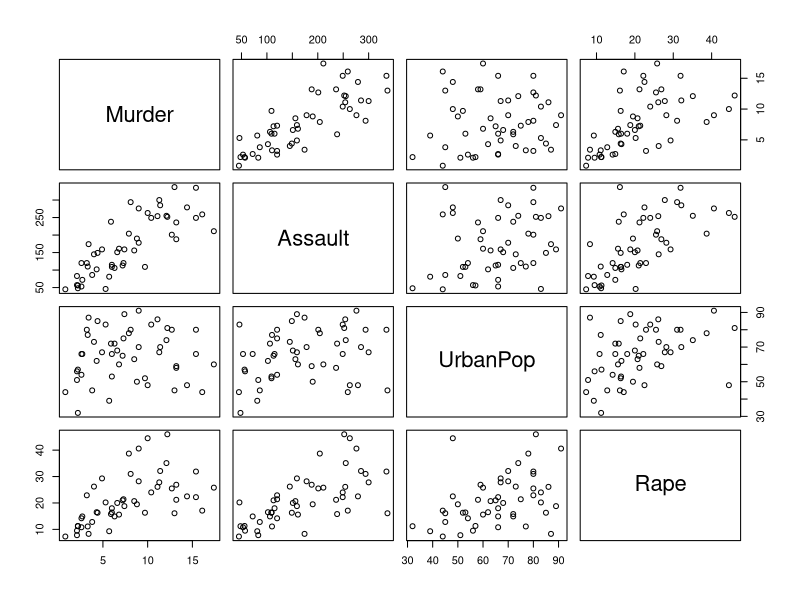
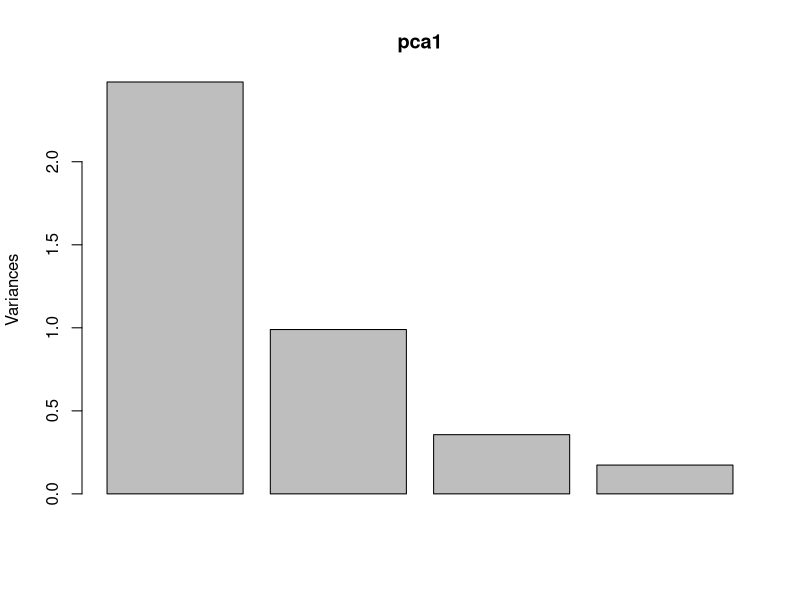
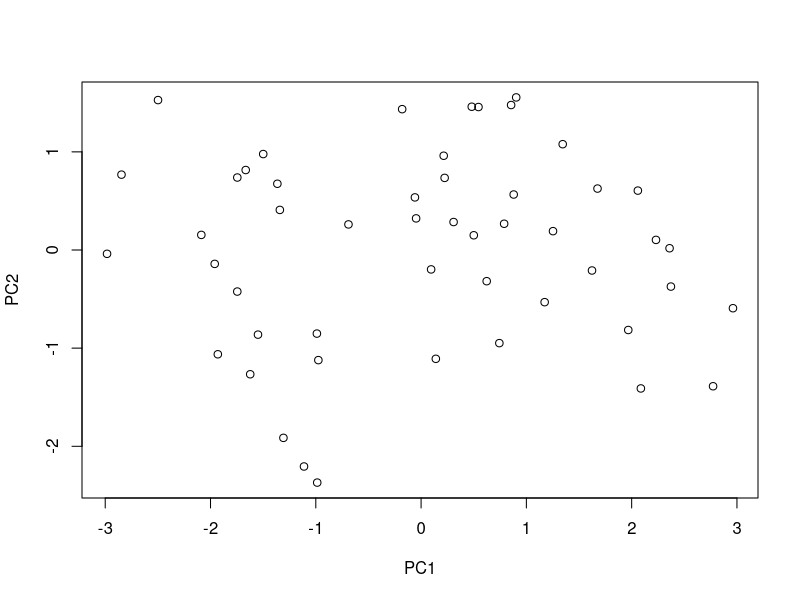
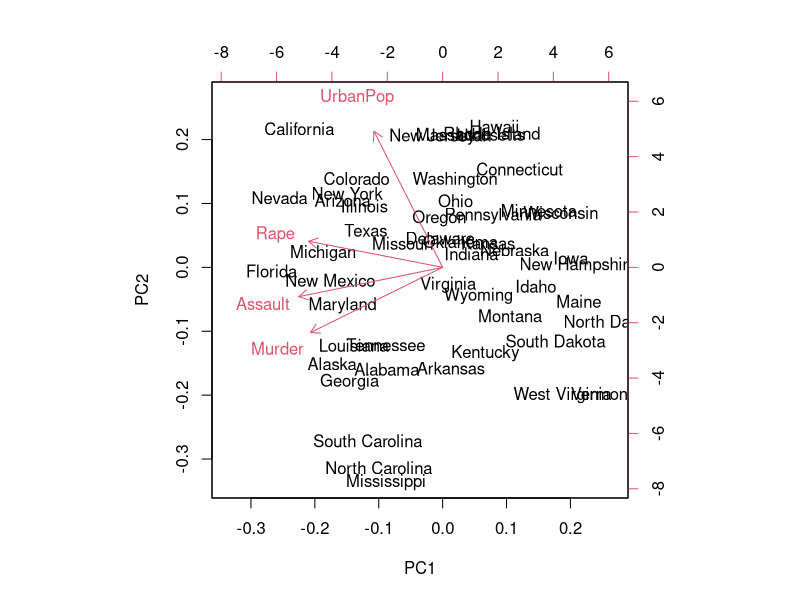

Recreate these plots in R, in order.
### Example 1
head(USArrests)
dim(USArrests)
sqrt(apply(USArrests,2,var))

plot(USArrests)
# compute principal components
pca1 <- prcomp(USArrests, scale=T)
pca1
(13.2 -mean(USArrests$Murder))/sqrt(var(USArrests$Murder))*( -0.5358995) +
  (236-mean(USArrests$Assault))/sqrt(var(USArrests$Assault))*(-0.5831836) +
  (58-mean(USArrests$UrbanPop))/sqrt(var(USArrests$UrbanPop))*(-0.2781909) +
  (21.2-mean(USArrests$Rape))/sqrt(var(USArrests$Rape))*(-0.5434321)

sum(((USArrests[1,]-pca1$center)/pca1$scale)*pca1$rotation[,1])

## generate summary of loadings
summary(pca1)
plot(pca1)

# extract principal components
pca1$x[1:5,]

# plot PCs
plot(pca1$x[,1:2])
biplot(pca1)